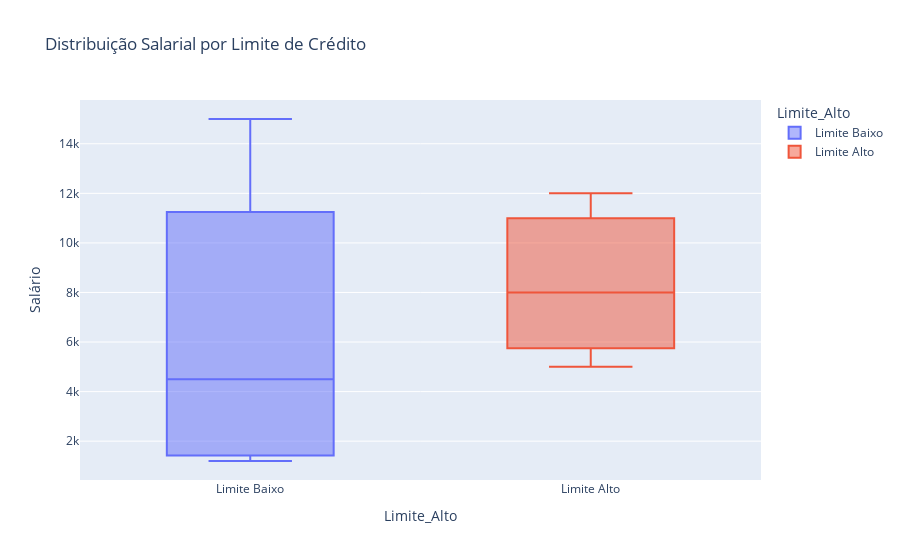
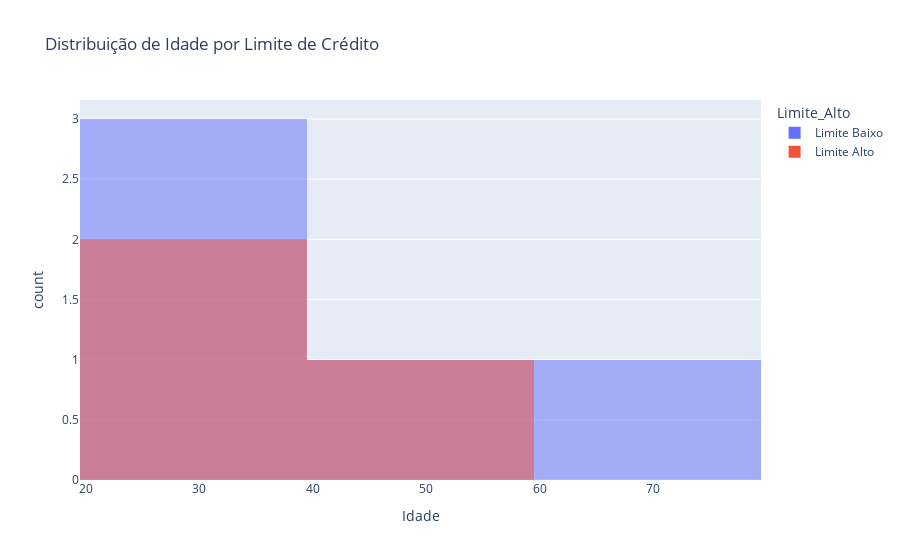
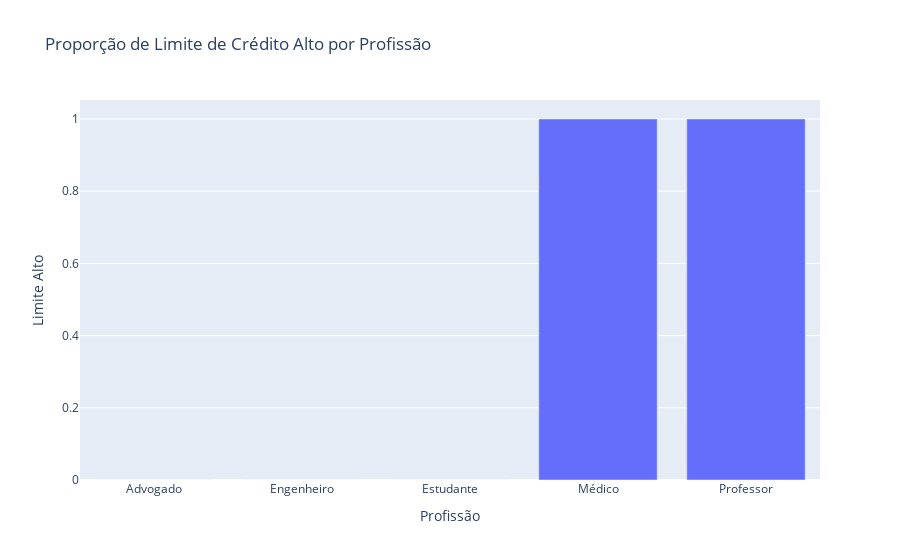

Notebook code for these charts, in order:
### Markdown cell above
### Justificativa da Escolha dos Gráficos

Foram escolhidos três gráficos para identificar os principais fatores que impulsionam um **limite de crédito alto**, com base no conjunto de dados fornecido. A seguir, apresentamos a justificativa de cada visualização:

1. **Distribuição Salarial por Limite de Crédito Alto (Boxplot - Gráfico 1)**  
   Este gráfico mostra claramente que clientes com limite de crédito alto tendem a possuir salários significativamente maiores, indicando que o nível de renda é um dos principais determinantes para concessão de crédito elevado.

2. **Distribuição de Idade por Limite de Crédito (Histograma - Gráfico 2)**  
   Ao analisarmos a faixa etária dos clientes, percebemos uma maior concentração de limites altos entre indivíduos na faixa dos 30 a 45 anos. Isso sugere que a idade pode estar associada a maior estabilidade financeira, o que influencia na confiança do crédito.

3. **Proporção de Limite de Crédito Alto por Profissão (Barras - Gráfico 3)**  
   A análise por profissão evidencia que algumas carreiras (como Médico e Professor) têm maior probabilidade de obter limites elevados. Isso pode refletir a percepção de estabilidade e renda dessas profissões por parte das instituições financeiras.

A escolha dos gráficos também considerou a **clareza visual, interatividade e comparabilidade entre grupos**, sendo implementados com a biblioteca **Plotly** para uma experiência visual moderna e informativa.

### Code cell
import pandas as pd
import plotly.express as px

data = {
    'Nome': ['Alice', 'Joao', 'Charlie', 'David', 'Eva', 'Diego', 'Denize', 'Claudio'],
    'Idade': [25, 30, 35, 40, 45, 60, 22, 24],
    'Profissão': ['Engenheiro', 'Médico', 'Professor', 'Advogado', 'Médico','Engenheiro', 'Estudante','Estudante'],
    'Salário': ['4500', '8000', '5000', '10000', '12000','15000', '1200','1500'],
    'Limite_Credito': ['2500', '4000', '4000', '1000', '10000','2000', '500','250'],
    'Historico_Inadimplencia': ['0', '0', '0', '1', '0','1', '0','1'],
    'Estado_Civil': ['Casamento', 'Casamento', 'Solteiro', 'Solteiro', 'Casamento','Solteiro', 'Solteiro','Solteiro'],
    'Imovel_Proprio': ['0', '0', '0', '1', '1','1', '0','0']
}

df = pd.DataFrame(data)

# Conversões
df['Salário'] = df['Salário'].astype(int)
df['Limite_Credito'] = df['Limite_Credito'].astype(int)
df['Historico_Inadimplencia'] = df['Historico_Inadimplencia'].astype(int)
df['Imovel_Proprio'] = df['Imovel_Proprio'].astype(int)

# Classificação de Limite Alto
limite_medio = df['Limite_Credito'].mean()
df['Limite_Alto'] = df['Limite_Credito'] > limite_medio
df['Limite_Alto'] = df['Limite_Alto'].replace({True: 'Limite Alto', False: 'Limite Baixo'})

# Gráfico 1: Salário x Limite Alto (Plotly)
fig1 = px.box(df, x='Limite_Alto', y='Salário', color='Limite_Alto',
              title='Distribuição Salarial por Limite de Crédito')
fig1.show()

# Gráfico 2: Idade x Limite Alto
fig2 = px.histogram(df, x='Idade', color='Limite_Alto', barmode='overlay',
                    title='Distribuição de Idade por Limite de Crédito')
fig2.show()

# Gráfico 3: Proporção de Limite Alto por Profissão
proporcao = df.groupby('Profissão')['Limite_Alto'].value_counts(normalize=True).unstack().fillna(0).reset_index()
fig3 = px.bar(proporcao, x='Profissão', y='Limite Alto',
              title='Proporção de Limite de Crédito Alto por Profissão')
fig3.show()

### Figure 1 — Plotly figure (JSON) as saved in the notebook; plotly's stock layout.template omitted (floating-point values rounded to 4 significant figures)
{"data": [{"alignmentgroup": "True", "hovertemplate": "Limite_Alto=%{x}<br>Salário=%{y}<extra></extra>", "legendgroup": "Limite Baixo", "marker": {"color": "#636efa"}, "name": "Limite Baixo", "notched": false, "offsetgroup": "Limite Baixo", "orientation": "v", "showlegend": true, "type": "box", "x": ["Limite Baixo", "Limite Baixo", "Limite Baixo", "Limite Baixo", "Limite Baixo"], "x0": " ", "xaxis": "x", "y": [4500, 10000, 15000, 1200, 1500], "y0": " ", "yaxis": "y"}, {"alignmentgroup": "True", "hovertemplate": "Limite_Alto=%{x}<br>Salário=%{y}<extra></extra>", "legendgroup": "Limite Alto", "marker": {"color": "#EF553B"}, "name": "Limite Alto", "notched": false, "offsetgroup": "Limite Alto", "orientation": "v", "showlegend": true, "type": "box", "x": ["Limite Alto", "Limite Alto", "Limite Alto"], "x0": " ", "xaxis": "x", "y": [8000, 5000, 12000], "y0": " ", "yaxis": "y"}], "layout": {"boxmode": "overlay", "legend": {"title": {"text": "Limite_Alto"}, "tracegroupgap": 0}, "title": {"text": "Distribuição Salarial por Limite de Crédito"}, "xaxis": {"anchor": "y", "categoryarray": ["Limite Baixo", "Limite Alto"], "categoryorder": "array", "domain": [0, 1], "title": {"text": "Limite_Alto"}}, "yaxis": {"anchor": "x", "domain": [0, 1], "title": {"text": "Salário"}}}}

### Figure 2 — Plotly figure (JSON) as saved in the notebook; plotly's stock layout.template omitted (floating-point values rounded to 4 significant figures)
{"data": [{"alignmentgroup": "True", "bingroup": "x", "hovertemplate": "Limite_Alto=Limite Baixo<br>Idade=%{x}<br>count=%{y}<extra></extra>", "legendgroup": "Limite Baixo", "marker": {"color": "#636efa", "opacity": 0.5, "pattern": {"shape": ""}}, "name": "Limite Baixo", "offsetgroup": "Limite Baixo", "orientation": "v", "showlegend": true, "type": "histogram", "x": [25, 40, 60, 22, 24], "xaxis": "x", "yaxis": "y"}, {"alignmentgroup": "True", "bingroup": "x", "hovertemplate": "Limite_Alto=Limite Alto<br>Idade=%{x}<br>count=%{y}<extra></extra>", "legendgroup": "Limite Alto", "marker": {"color": "#EF553B", "opacity": 0.5, "pattern": {"shape": ""}}, "name": "Limite Alto", "offsetgroup": "Limite Alto", "orientation": "v", "showlegend": true, "type": "histogram", "x": [30, 35, 45], "xaxis": "x", "yaxis": "y"}], "layout": {"barmode": "overlay", "legend": {"title": {"text": "Limite_Alto"}, "tracegroupgap": 0}, "title": {"text": "Distribuição de Idade por Limite de Crédito"}, "xaxis": {"anchor": "y", "domain": [0, 1], "title": {"text": "Idade"}}, "yaxis": {"anchor": "x", "domain": [0, 1], "title": {"text": "count"}}}}

### Figure 3 — Plotly figure (JSON) as saved in the notebook; plotly's stock layout.template omitted (floating-point values rounded to 4 significant figures)
{"data": [{"alignmentgroup": "True", "hovertemplate": "Profissão=%{x}<br>Limite Alto=%{y}<extra></extra>", "legendgroup": "", "marker": {"color": "#636efa", "pattern": {"shape": ""}}, "name": "", "offsetgroup": "", "orientation": "v", "showlegend": false, "textposition": "auto", "type": "bar", "x": ["Advogado", "Engenheiro", "Estudante", "Médico", "Professor"], "xaxis": "x", "y": [0, 0, 0, 1, 1], "yaxis": "y"}], "layout": {"barmode": "relative", "legend": {"tracegroupgap": 0}, "title": {"text": "Proporção de Limite de Crédito Alto por Profissão"}, "xaxis": {"anchor": "y", "domain": [0, 1], "title": {"text": "Profissão"}}, "yaxis": {"anchor": "x", "domain": [0, 1], "title": {"text": "Limite Alto"}}}}
